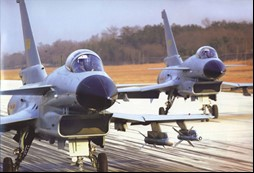
#> input picture 第一周作业/work/picture/pic1.jpg, 254 x 173 px
$ python test5.py
#> lines starting #> are read from the running program, lines starting #| are printed output that depends on the picture
import cv2 as cv
import numpy as np

img = cv.imread("picture/pic1.jpg")
#> img is the input picture: shape (173, 254, 3); mean B, G, R 151.8, 146.7, 152.6
img_gray = cv.cvtColor(img, cv.COLOR_BGR2GRAY)
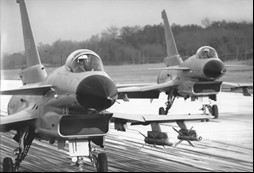
#> img_gray: shape (173, 254); min 0, max 255, mean 149.1
i = 0
j = 0
for i in range(len(img_gray)):
    for j in range(len(img_gray[0])):
        if img_gray[i, j] < 100:
            img[i, j, 0] = 255
            img[i, j, 1] = 0
            img[i, j, 2] = 0
        else:
            img[i, j, 0] = 0
            img[i, j, 1] = 0
            img[i, j, 2] = 255
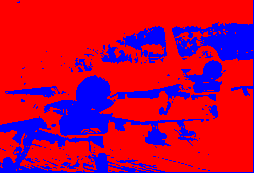
#> img: shape (173, 254, 3); mean B, G, R 67.1, 0, 187.9

cv.imshow("img", img)
cv.imshow("img_gray", img_gray)
cv.waitKey(0)
cv.destroyAllWindows()
